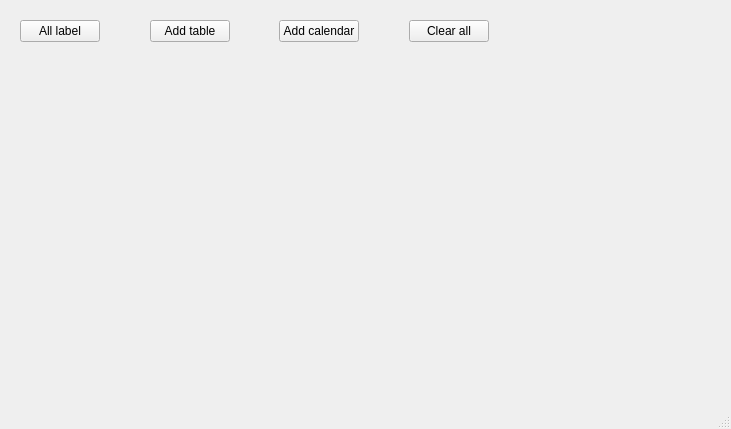
<?xml version="1.0" encoding="UTF-8"?>
<ui version="4.0">
 <class>MainWindow</class>
 <widget class="QMainWindow" name="MainWindow">
  <property name="geometry">
   <rect>
    <x>0</x>
    <y>0</y>
    <width>731</width>
    <height>429</height>
   </rect>
  </property>
  <property name="windowTitle">
   <string>MainWindow</string>
  </property>
  <widget class="QWidget" name="centralWidget">
   <widget class="QWidget" name="iconWidget" native="true">
    <property name="geometry">
     <rect>
      <x>10</x>
      <y>10</y>
      <width>491</width>
      <height>91</height>
     </rect>
    </property>
    <property name="sizePolicy">
     <sizepolicy hsizetype="Preferred" vsizetype="Preferred">
      <horstretch>0</horstretch>
      <verstretch>0</verstretch>
     </sizepolicy>
    </property>
    <widget class="QWidget" name="horizontalLayoutWidget">
     <property name="geometry">
      <rect>
       <x>-1</x>
       <y>-1</y>
       <width>491</width>
       <height>74</height>
      </rect>
     </property>
     <layout class="QHBoxLayout" name="iconLayout">
      <property name="sizeConstraint">
       <enum>QLayout::SetMaximumSize</enum>
      </property>
      <item>
       <widget class="QPushButton" name="pushButton_1">
        <property name="text">
         <string>All label</string>
        </property>
        <property name="iconSize">
         <size>
          <width>64</width>
          <height>64</height>
         </size>
        </property>
       </widget>
      </item>
      <item>
       <spacer name="horizontalSpacer">
        <property name="orientation">
         <enum>Qt::Horizontal</enum>
        </property>
        <property name="sizeHint" stdset="0">
         <size>
          <width>40</width>
          <height>20</height>
         </size>
        </property>
       </spacer>
      </item>
      <item>
       <widget class="QPushButton" name="pushButton_2">
        <property name="text">
         <string>Add table</string>
        </property>
        <property name="iconSize">
         <size>
          <width>64</width>
          <height>64</height>
         </size>
        </property>
       </widget>
      </item>
      <item>
       <spacer name="horizontalSpacer_2">
        <property name="orientation">
         <enum>Qt::Horizontal</enum>
        </property>
        <property name="sizeHint" stdset="0">
         <size>
          <width>40</width>
          <height>20</height>
         </size>
        </property>
       </spacer>
      </item>
      <item>
       <widget class="QPushButton" name="pushButton_3">
        <property name="text">
         <string>Add calendar</string>
        </property>
        <property name="iconSize">
         <size>
          <width>64</width>
          <height>64</height>
         </size>
        </property>
       </widget>
      </item>
      <item>
       <spacer name="horizontalSpacer_4">
        <property name="orientation">
         <enum>Qt::Horizontal</enum>
        </property>
        <property name="sizeHint" stdset="0">
         <size>
          <width>40</width>
          <height>20</height>
         </size>
        </property>
       </spacer>
      </item>
      <item>
       <widget class="QPushButton" name="pushButton_4">
        <property name="toolTip">
         <string/>
        </property>
        <property name="text">
         <string>Clear all</string>
        </property>
        <property name="iconSize">
         <size>
          <width>64</width>
          <height>64</height>
         </size>
        </property>
       </widget>
      </item>
     </layout>
    </widget>
   </widget>
  </widget>
  <widget class="QStatusBar" name="statusBar"/>
  <action name="action_1">
   <property name="text">
    <string>+1</string>
   </property>
  </action>
  <action name="action">
   <property name="text">
    <string>Показать</string>
   </property>
  </action>
  <action name="action_2">
   <property name="text">
    <string>Скрыть</string>
   </property>
  </action>
 </widget>
 <layoutdefault spacing="6" margin="11"/>
 <resources/>
 <connections/>
</ui>
